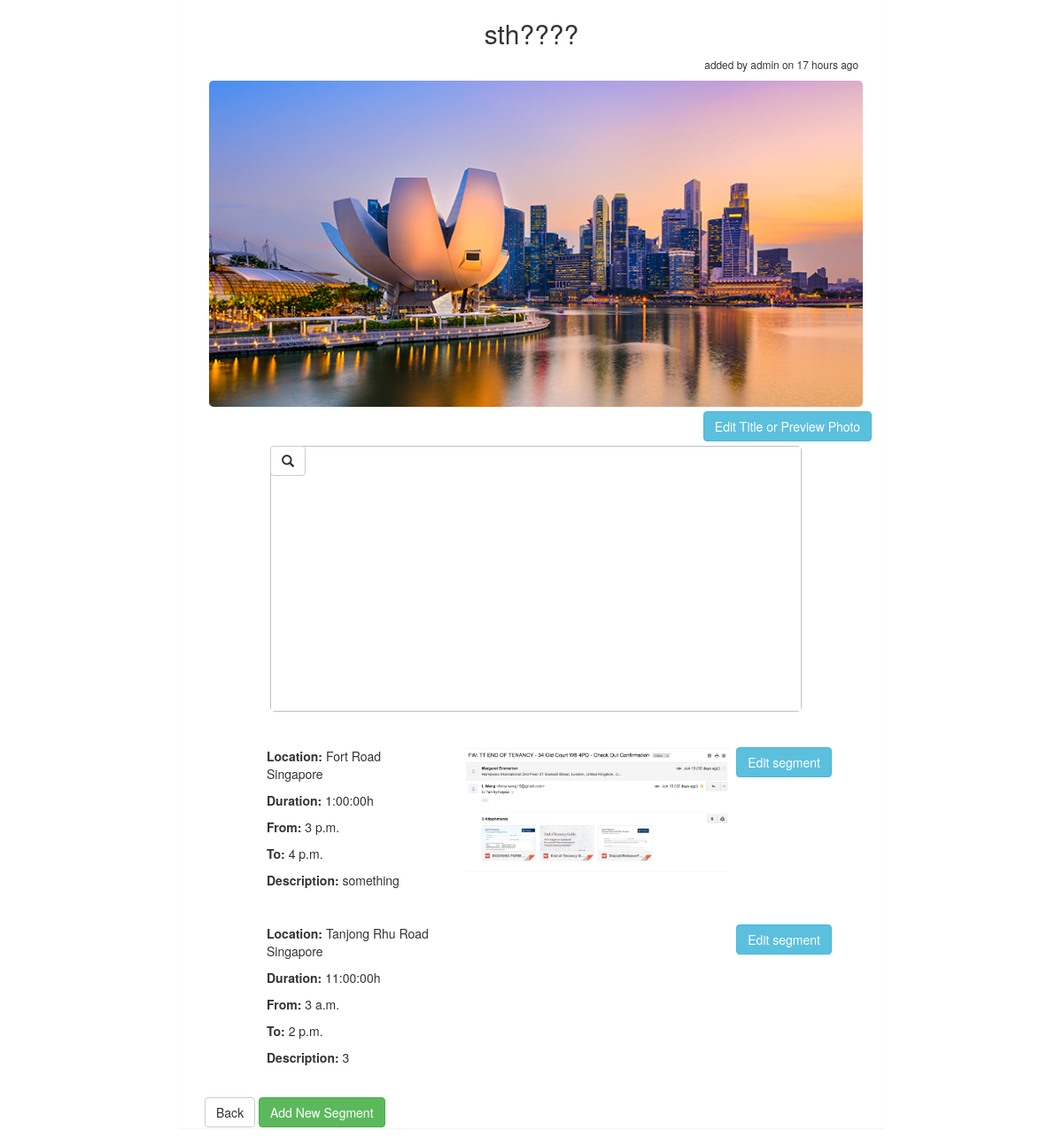
The app's page /6/ (signed in), older data.
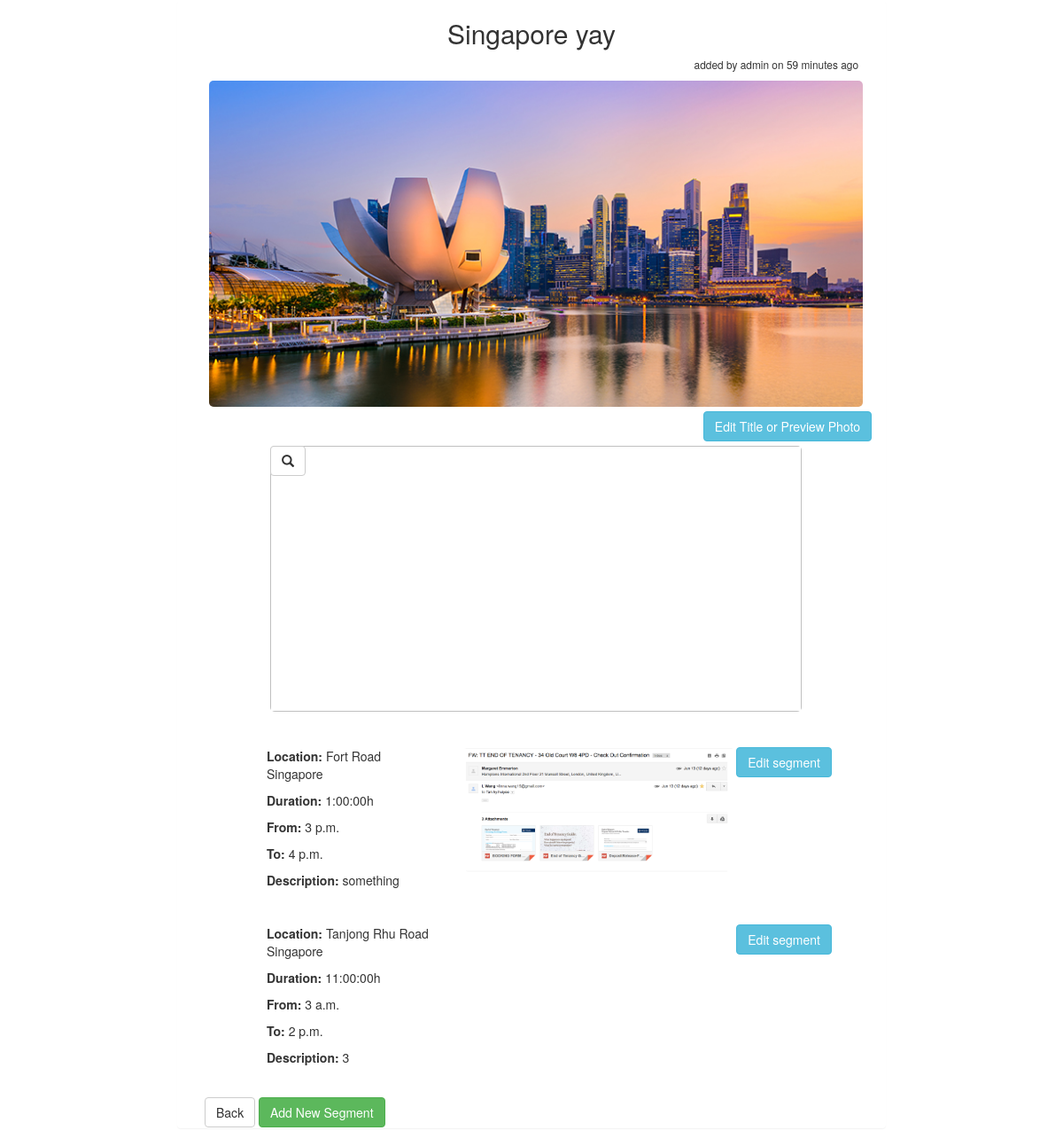
The same page, newer data.
### triplan/models.py (models this page shows, shortened)
class Itinerary(models.Model):
    title = models.CharField(max_length=50)
    owner = models.ForeignKey(Profile, related_name='owner', on_delete=models.CASCADE)
    date_added = models.DateTimeField(auto_now=True)
    preview_photo = models.ImageField(blank=True)
    @property
    def encoded_locations(self):
        location_list = []
        for segment in self.itinerarysegment_set.all():
            location_list.append(urllib.parse.quote_plus(segment.location))
        return "%7C".join(location_list)

class Profile(models.Model):
    user = models.OneToOneField(User, on_delete=models.CASCADE)
    description = models.CharField(max_length=300)
    def __str__(self):
        return self.user.username

class ItinerarySegment(models.Model):
    itinerary = models.ForeignKey(Itinerary)
    location = models.CharField(max_length=200)
    start_time = models.TimeField(default="12:00 PM")
    end_time = models.TimeField(default="1:00 PM")
    description = models.CharField(max_length=400)
    photo = models.ImageField(blank=True)
    @property
    def duration(self):
        return datetime.combine(date.today(), self.end_time) - datetime.combine(date.today(), self.start_time)

### triplan/views.py (the view)
# urls.py: url(r'^(?P<pk>[0-9]+)/$', login_required(views.ItineraryDetail.as_view()), name="itinerary_detail"),
class ItineraryDetail(generic.DetailView):
    model = Itinerary

### triplan/templates/triplan/itinerary_detail.html (shortened to what this page needs)
{% extends "triplan/base.html" %}
{% block body %}
{% load humanize %}
<div class="panel col-sm-8 col-sm-offset-2">
    <div class="col-sm-12">
        <h2 class="center">{{ itinerary.title }}</h2>
        <small class="pull-right margin-bottom-5">added by {{ itinerary.owner }} on {{ itinerary.date_added | naturaltime }}</small>
    </div>
    <div class="col-sm-12 margin-5">
        {% if itinerary.preview_photo %}
        <img src="{{ itinerary.preview_photo.url }}" class="img img-responsive full-width center-img">
        {% endif %}
    </div>
    <a href="{% url 'triplan:itinerary_edit' itinerary.id %}" class="btn btn-info pull-right">
        Edit Title or Preview Photo
    </a>
    <div class="col-sm-12 margin-5">
        <button id="map-zoom" class="btn btn-default"><span class="glyphicon glyphicon-search"></span></button>
        <img id="default-map" src=
         "https://maps.googleapis.com/maps/api/staticmap?size=600x300&maptype=roadmap\&markers=size:mid%7Ccolor:red%7C{{ itinerary.encoded_locations }}&key=AIzaSyBJz1pSa-my6Cq3DrqIy-MB0keiTHL-rq8"
            height="300px" width="600px" class="img center-img">
    </div>
    <div class="col-sm-12 margin-top-20">
        <ul>
        {% for segment in itinerary.itinerarysegment_set.all %}
            <div class="panel-body">
            <div class="col-sm-4">
                <p><strong>Location:</strong> {{ segment.location }}</p>
                <p><strong>Duration:</strong> {{ segment.duration }}h</p>
                <p><strong>From:</strong> {{ segment.start_time }}</p>
                <p><strong>To:</strong> {{ segment.end_time }}</p>
                <p><strong>Description:</strong> {{ segment.description }}</p>
            </div>
            <div class="col-sm-6">
                {% if segment.photo %}
                <img src="{{ segment.photo.url }}" class="img img-responsive full-width">
                {% endif %}
            </div>
            <div class="col-sm-2">
            {% if itinerary.owner_id == request.user.id %}
                <a href="{% url 'triplan:itinerarysegment_edit' itinerary.id segment.id %}"
                   class="btn btn-info pull-right">Edit segment</a>
            {% endif %}
            </div>
        </div>
    {% endfor %}
    </ul>
    </div>
    <div class="col-sm-12">
        <a href="{% url 'triplan:itinerary_list' %}" class="btn btn-default">Back</a>
        <a href="{% url 'triplan:itinerarysegment_create' itinerary.id %}" class="btn btn-success">Add New Segment</a>
    </div>
</div>
{% endblock body %}

### triplan/templates/triplan/base.html (shortened to what this page needs)
<!DOCTYPE html>
<html lang="en">
<head>
    <link rel="stylesheet" href="https://maxcdn.bootstrapcdn.com/bootstrap/3.3.7/css/bootstrap.min.css">
    {% load static %}
    <link rel="stylesheet" type="text/css" href="{% static 'custom.css' %}">
</head>
<body>
    {% block body %}
    {% endblock body %}
</body>
</html>

### triplan/static/custom.css (style rules this page uses)
.img { border-radius: 5px; }
.margin-5 { margin: 5px; }
.margin-bottom-5 { margin-bottom: 5px; }
.margin-top-20 { margin-top: 20px; }
.center-img { margin: auto; display: block; }
.center { text-align: center; }
#map-zoom { position: absolute; top: 0; left: calc((100% - 600px)/2); }

Row changes from the older to the newer data that the page shows:
changed Itinerary "admin": title "sth????" → "Singapore yay"; date_added "17 hours ago" → "59 minutes ago"
